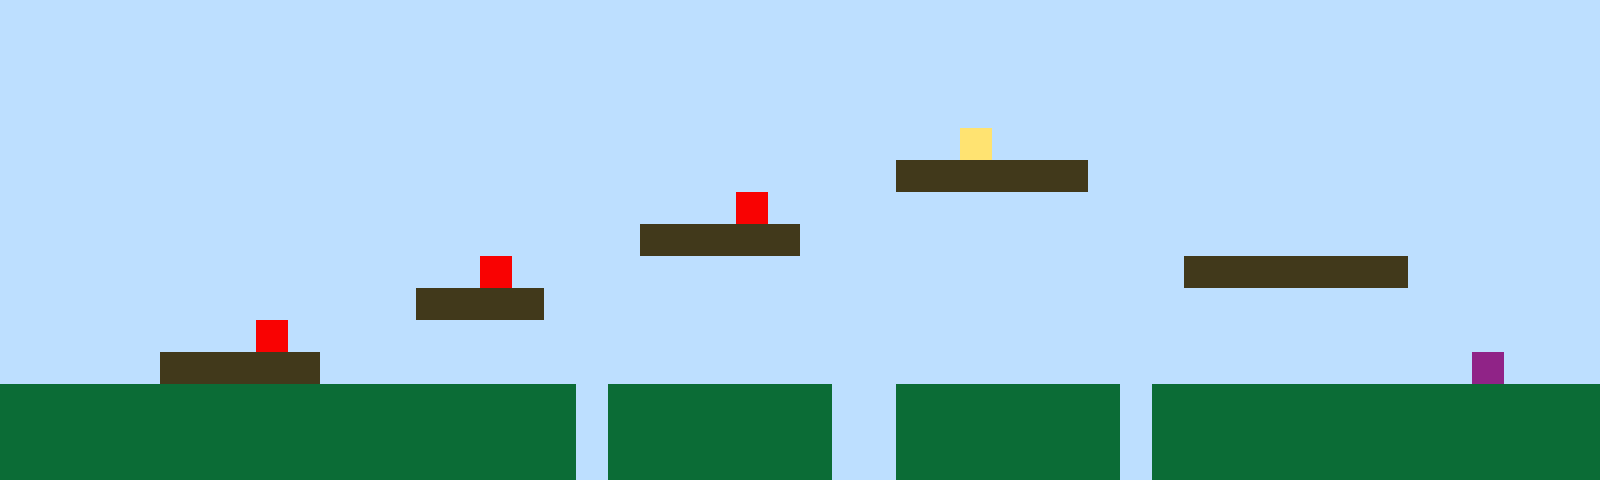

Rendered tile map (Tiled .tmx) drawn with the repository's tilesets; below, a short description and the full map source, tile grids included:
An orthogonal 50x15 tile map with 32x32 px tiles, 1 tile layer (Tile Layer 1).

<map version="1.10" tiledversion="1.11.2" orientation="orthogonal" renderorder="right-up" width="50" height="15" tilewidth="32" tileheight="32" infinite="0" nextlayerid="2" nextobjectid="1"><editorsettings><export target="map1.csv" format="csv" /></editorsettings><tileset firstgid="1" name="sprites" tilewidth="32" tileheight="32" tilecount="6" columns="3"><image source="sprites.png" width="96" height="64" /></tileset><layer id="1" name="Tile Layer 1" width="50" height="15"><data encoding="csv">1,1,1,1,1,1,1,1,1,1,1,1,1,1,1,1,1,1,1,1,1,1,1,1,1,1,1,1,1,1,1,1,1,1,1,1,1,1,1,1,1,1,1,1,1,1,1,1,1,1,1,1,1,1,1,1,1,1,1,1,1,1,1,1,1,1,1,1,1,1,1,1,1,1,1,1,1,1,1,1,1,1,1,1,1,1,1,1,1,1,1,1,1,1,1,1,1,1,1,1,1,1,1,1,1,1,1,1,1,1,1,1,1,1,1,1,1,1,1,1,1,1,1,1,1,1,1,1,1,1,1,1,1,1,1,1,1,1,1,1,1,1,1,1,1,1,1,1,1,1,1,1,1,1,1,1,1,1,1,1,1,1,1,1,1,1,1,1,1,1,1,1,1,1,1,1,1,1,1,1,1,1,1,1,1,1,1,1,1,1,1,1,1,1,1,1,1,1,1,1,1,1,1,1,1,1,1,1,1,1,1,1,1,1,1,1,1,1,1,1,1,1,1,1,1,1,1,1,1,1,4,1,1,1,1,1,1,1,1,1,1,1,1,1,1,1,1,1,1,1,1,1,1,1,1,1,1,1,1,1,1,1,1,1,1,1,1,1,1,1,1,1,1,1,1,1,1,1,3,3,3,3,3,3,1,1,1,1,1,1,1,1,1,1,1,1,1,1,1,1,1,1,1,1,1,1,1,1,1,1,1,1,1,1,1,1,1,1,1,1,1,1,1,5,1,1,1,1,1,1,1,1,1,1,1,1,1,1,1,1,1,1,1,1,1,1,1,1,1,1,1,1,1,1,1,1,1,1,1,1,1,1,1,1,1,1,1,1,1,1,3,3,3,3,3,1,1,1,1,1,1,1,1,1,1,1,1,1,1,1,1,1,1,1,1,1,1,1,1,1,1,1,1,1,1,1,1,1,1,1,1,1,1,1,1,5,1,1,1,1,1,1,1,1,1,1,1,1,1,1,1,1,1,1,1,1,1,3,3,3,3,3,3,3,1,1,1,1,1,1,1,1,1,1,1,1,1,1,1,1,1,1,1,3,3,3,3,1,1,1,1,1,1,1,1,1,1,1,1,1,1,1,1,1,1,1,1,1,1,1,1,1,1,1,1,1,1,1,1,1,1,1,1,1,1,1,1,1,5,1,1,1,1,1,1,1,1,1,1,1,1,1,1,1,1,1,1,1,1,1,1,1,1,1,1,1,1,1,1,1,1,1,1,1,1,1,1,1,1,1,1,1,1,1,1,3,3,3,3,3,1,1,1,1,1,1,1,1,1,1,1,1,1,1,1,1,1,1,1,1,1,1,1,1,1,1,1,1,1,1,1,1,1,1,1,1,6,1,1,1,2,2,2,2,2,2,2,2,2,2,2,2,2,2,2,2,2,2,1,2,2,2,2,2,2,2,1,1,2,2,2,2,2,2,2,1,2,2,2,2,2,2,2,2,2,2,2,2,2,2,2,2,2,2,2,2,2,2,2,2,2,2,2,2,2,2,2,2,1,2,2,2,2,2,2,2,1,1,2,2,2,2,2,2,2,1,2,2,2,2,2,2,2,2,2,2,2,2,2,2,2,2,2,2,2,2,2,2,2,2,2,2,2,2,2,2,2,2,1,2,2,2,2,2,2,2,1,1,2,2,2,2,2,2,2,1,2,2,2,2,2,2,2,2,2,2,2,2,2,2</data></layer></map>
